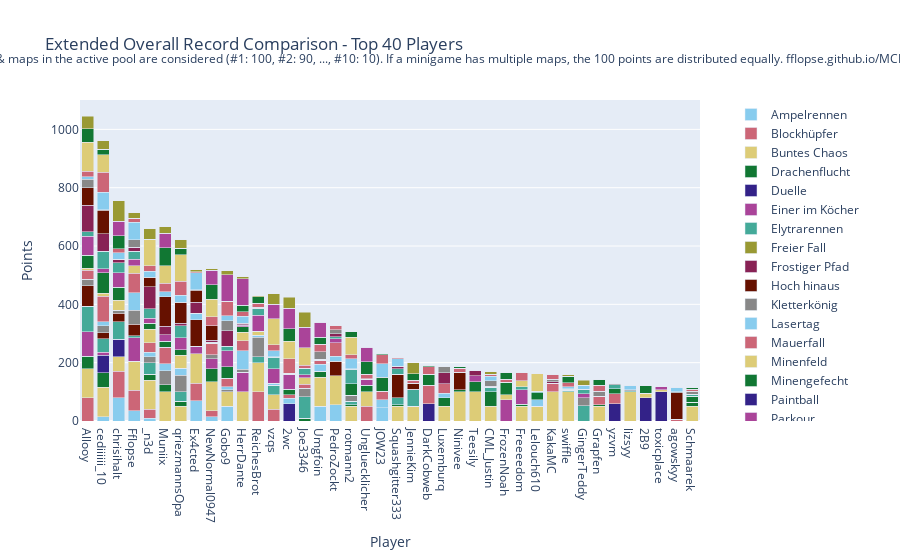

Here is the notebook cell this chart was saved with:
### Code cell
import plotly.graph_objects as go

# Sum all columns to get the total score
outDf['Total'] = outDf.sum(axis=1)

# Sort by total score and fill N/A values with 0
outDf = outDf.sort_values(by='Total', ascending=False).fillna(0)

# Crop to top 10 players
cropDf = outDf.head(40).copy()

# Drop the 'Total' column for plotting
cropDf = cropDf.drop(columns=['Total'])

# Create a color palette
color_palette = px.colors.qualitative.Safe

# Create the stacked bar plot
fig = go.Figure()

cropDf = remove_duplicate_columns(cropDf)

for column in cropDf.columns.difference(['Player']):
    fig.add_trace(go.Bar(
        x=cropDf.index,
        y=cropDf[column],
        name=column,
        marker_color=color_palette[len(fig.data) % len(color_palette)]
    ))

# Update layout
fig.update_layout(
    barmode='stack',
    title='Extended Overall Record Comparison - Top 40 Players',
    xaxis=dict(title='Player'),
    yaxis=dict(title='Points'),
    #height=800,
    #width=1000,
    legend=dict(
        x=1.05,
        y=0.5,
        traceorder='normal',
        font=dict(size=12),
        bgcolor='rgba(255, 255, 255, 0)',
        bordercolor='rgba(0, 0, 0, 0)'
    ),
    margin=dict(r=200),  # Adjust right margin to make room for the legend
    annotations=[
        dict(
            x=0.5,
            y=1.1635,
            xref='paper',
            yref='paper',
            text='Max 100 points per minigame. Records #1 through #10 of games & maps in the active pool are considered (#1: 100, #2: 90, ..., #10: 10). If a minigame has multiple maps, the 100 points are distributed equally. fflopse.github.io/MCP-Records/data-analysis/global-ranking.ipynb',
            showarrow=False,
            font=dict(size=12),
            xanchor='center'
        )
    ]
)

fig.show()

# save the plot as an html file

fig.write_html('out/ext_overall_record_comparison.html')

### Figure 1 — Plotly figure (JSON) as saved in the notebook; plotly's stock layout.template omitted (floating-point values rounded to 4 significant figures)
{"data": [{"marker": {"color": "rgb(136, 204, 238)"}, "name": "Ampelrennen", "type": "bar", "x": ["Allooy", "cediiiiii_10", "chrisihalt", "Fflopse", "_n3d", "Muniix", "qriezmannsOpa", "Ex4cted", "NewNormal0947", "Gobo9", "HerrDante", "ReichesBrot", "vzqs", "2wc", "Joe3346", "Umgfoin", "PedroZockt", "rotmann2", "Ungluecklicher", "JOW23", "Squashgitter333", "JennieKim", "DarkCobweb", "Luxemburq", "Ninivee", "Teesily", "CML_Justin", "FrozenNoah", "Freeeedom", "Lelouch610", "KakaMC", "swiffle", "GingerTeddy", "Grapfen", "yzvm", "lizsyy", "2B9", "toxicplace", "agowskyy", "Schmaarek"], "y": [0.0, 15.0, 80.0, 35.0, 10.0, 0.0, 0.0, 70.0, 15.0, 50.0, 0.0, 0.0, 0.0, 0.0, 0.0, 50.0, 55.0, 0.0, 0.0, 45.0, 0.0, 0.0, 0.0, 0.0, 0.0, 0.0, 0.0, 0.0, 0.0, 0.0, 0.0, 0.0, 0.0, 0.0, 0.0, 0.0, 0.0, 0.0, 0.0, 0.0]}, {"marker": {"color": "rgb(204, 102, 119)"}, "name": "Blockhüpfer", "type": "bar", "x": ["Allooy", "cediiiiii_10", "chrisihalt", "Fflopse", "_n3d", "Muniix", "qriezmannsOpa", "Ex4cted", "NewNormal0947", "Gobo9", "HerrDante", "ReichesBrot", "vzqs", "2wc", "Joe3346", "Umgfoin", "PedroZockt", "rotmann2", "Ungluecklicher", "JOW23", "Squashgitter333", "JennieKim", "DarkCobweb", "Luxemburq", "Ninivee", "Teesily", "CML_Justin", "FrozenNoah", "Freeeedom", "Lelouch610", "KakaMC", "swiffle", "GingerTeddy", "Grapfen", "yzvm", "lizsyy", "2B9", "toxicplace", "agowskyy", "Schmaarek"], "y": [80.0, 0.0, 90.0, 70.0, 30.0, 0.0, 0.0, 60.0, 20.0, 0.0, 0.0, 100.0, 40.0, 0.0, 0.0, 0.0, 0.0, 0.0, 50.0, 0.0, 0.0, 0.0, 0.0, 0.0, 0.0, 0.0, 0.0, 0.0, 0.0, 0.0, 0.0, 0.0, 0.0, 0.0, 0.0, 0.0, 0.0, 0.0, 0.0, 0.0]}, {"marker": {"color": "rgb(221, 204, 119)"}, "name": "Buntes Chaos", "type": "bar", "x": ["Allooy", "cediiiiii_10", "chrisihalt", "Fflopse", "_n3d", "Muniix", "qriezmannsOpa", "Ex4cted", "NewNormal0947", "Gobo9", "HerrDante", "ReichesBrot", "vzqs", "2wc", "Joe3346", "Umgfoin", "PedroZockt", "rotmann2", "Ungluecklicher", "JOW23", "Squashgitter333", "JennieKim", "DarkCobweb", "Luxemburq", "Ninivee", "Teesily", "CML_Justin", "FrozenNoah", "Freeeedom", "Lelouch610", "KakaMC", "swiffle", "GingerTeddy", "Grapfen", "yzvm", "lizsyy", "2B9", "toxicplace", "agowskyy", "Schmaarek"], "y": [100.0, 100.0, 50.0, 100.0, 100.0, 100.0, 50.0, 100.0, 100.0, 50.0, 100.0, 100.0, 50.0, 0.0, 0.0, 100.0, 100.0, 50.0, 50.0, 0.0, 50.0, 50.0, 0.0, 50.0, 100.0, 100.0, 50.0, 0.0, 50.0, 50.0, 100.0, 100.0, 0.0, 50.0, 0.0, 100.0, 0.0, 0.0, 0.0, 50.0]}, {"marker": {"color": "rgb(17, 119, 51)"}, "name": "Drachenflucht", "type": "bar", "x": ["Allooy", "cediiiiii_10", "chrisihalt", "Fflopse", "_n3d", "Muniix", "qriezmannsOpa", "Ex4cted", "NewNormal0947", "Gobo9", "HerrDante", "ReichesBrot", "vzqs", "2wc", "Joe3346", "Umgfoin", "PedroZockt", "rotmann2", "Ungluecklicher", "JOW23", "Squashgitter333", "JennieKim", "DarkCobweb", "Luxemburq", "Ninivee", "Teesily", "CML_Justin", "FrozenNoah", "Freeeedom", "Lelouch610", "KakaMC", "swiffle", "GingerTeddy", "Grapfen", "yzvm", "lizsyy", "2B9", "toxicplace", "agowskyy", "Schmaarek"], "y": [42.5, 50.0, 0.0, 0.0, 20.0, 25.0, 17.5, 0.0, 45.0, 0.0, 0.0, 0.0, 0.0, 0.0, 10.0, 20.0, 0.0, 5.0, 22.5, 0.0, 5.0, 0.0, 0.0, 30.0, 7.5, 35.0, 50.0, 0.0, 7.5, 0.0, 0.0, 0.0, 0.0, 5.0, 0.0, 0.0, 0.0, 0.0, 0.0, 15.0]}, {"marker": {"color": "rgb(51, 34, 136)"}, "name": "Duelle", "type": "bar", "x": ["Allooy", "cediiiiii_10", "chrisihalt", "Fflopse", "_n3d", "Muniix", "qriezmannsOpa", "Ex4cted", "NewNormal0947", "Gobo9", "HerrDante", "ReichesBrot", "vzqs", "2wc", "Joe3346", "Umgfoin", "PedroZockt", "rotmann2", "Ungluecklicher", "JOW23", "Squashgitter333", "JennieKim", "DarkCobweb", "Luxemburq", "Ninivee", "Teesily", "CML_Justin", "FrozenNoah", "Freeeedom", "Lelouch610", "KakaMC", "swiffle", "GingerTeddy", "Grapfen", "yzvm", "lizsyy", "2B9", "toxicplace", "agowskyy", "Schmaarek"], "y": [0.0, 60.0, 60.0, 0.0, 0.0, 0.0, 0.0, 0.0, 0.0, 0.0, 0.0, 0.0, 0.0, 60.0, 0.0, 0.0, 0.0, 0.0, 0.0, 0.0, 0.0, 0.0, 60.0, 0.0, 0.0, 0.0, 0.0, 0.0, 0.0, 0.0, 0.0, 0.0, 0.0, 0.0, 60.0, 0.0, 80.0, 100.0, 0.0, 0.0]}, {"marker": {"color": "rgb(170, 68, 153)"}, "name": "Einer im Köcher", "type": "bar", "x": ["Allooy", "cediiiiii_10", "chrisihalt", "Fflopse", "_n3d", "Muniix", "qriezmannsOpa", "Ex4cted", "NewNormal0947", "Gobo9", "HerrDante", "ReichesBrot", "vzqs", "2wc", "Joe3346", "Umgfoin", "PedroZockt", "rotmann2", "Ungluecklicher", "JOW23", "Squashgitter333", "JennieKim", "DarkCobweb", "Luxemburq", "Ninivee", "Teesily", "CML_Justin", "FrozenNoah", "Freeeedom", "Lelouch610", "KakaMC", "swiffle", "GingerTeddy", "Grapfen", "yzvm", "lizsyy", "2B9", "toxicplace", "agowskyy", "Schmaarek"], "y": [83.33, 10.0, 0.0, 80.0, 0.0, 0.0, 0.0, 26.67, 33.33, 0.0, 66.67, 0.0, 0.0, 0.0, 0.0, 0.0, 0.0, 0.0, 20.0, 0.0, 0.0, 0.0, 0.0, 0.0, 0.0, 20.0, 0.0, 73.33, 50.0, 0.0, 0.0, 0.0, 0.0, 0.0, 0.0, 0.0, 0.0, 0.0, 0.0, 0.0]}, {"marker": {"color": "rgb(68, 170, 153)"}, "name": "Elytrarennen", "type": "bar", "x": ["Allooy", "cediiiiii_10", "chrisihalt", "Fflopse", "_n3d", "Muniix", "qriezmannsOpa", "Ex4cted", "NewNormal0947", "Gobo9", "HerrDante", "ReichesBrot", "vzqs", "2wc", "Joe3346", "Umgfoin", "PedroZockt", "rotmann2", "Ungluecklicher", "JOW23", "Squashgitter333", "JennieKim", "DarkCobweb", "Luxemburq", "Ninivee", "Teesily", "CML_Justin", "FrozenNoah", "Freeeedom", "Lelouch610", "KakaMC", "swiffle", "GingerTeddy", "Grapfen", "yzvm", "lizsyy", "2B9", "toxicplace", "agowskyy", "Schmaarek"], "y": [87.5, 47.5, 60.0, 7.5, 40.0, 0.0, 32.5, 0.0, 0.0, 0.0, 0.0, 20.0, 32.5, 0.0, 72.5, 0.0, 0.0, 12.5, 0.0, 0.0, 25.0, 0.0, 0.0, 0.0, 0.0, 0.0, 15.0, 0.0, 10.0, 0.0, 0.0, 5.0, 52.5, 0.0, 0.0, 0.0, 0.0, 0.0, 0.0, 0.0]}, {"marker": {"color": "rgb(153, 153, 51)"}, "name": "Freier Fall", "type": "bar", "x": ["Allooy", "cediiiiii_10", "chrisihalt", "Fflopse", "_n3d", "Muniix", "qriezmannsOpa", "Ex4cted", "NewNormal0947", "Gobo9", "HerrDante", "ReichesBrot", "vzqs", "2wc", "Joe3346", "Umgfoin", "PedroZockt", "rotmann2", "Ungluecklicher", "JOW23", "Squashgitter333", "JennieKim", "DarkCobweb", "Luxemburq", "Ninivee", "Teesily", "CML_Justin", "FrozenNoah", "Freeeedom", "Lelouch610", "KakaMC", "swiffle", "GingerTeddy", "Grapfen", "yzvm", "lizsyy", "2B9", "toxicplace", "agowskyy", "Schmaarek"], "y": [0.0, 0.0, 0.0, 0.0, 0.0, 0.0, 0.0, 0.0, 0.0, 0.0, 0.0, 0.0, 0.0, 0.0, 0.0, 0.0, 0.0, 0.0, 0.0, 0.0, 0.0, 0.0, 0.0, 0.0, 0.0, 0.0, 0.0, 0.0, 0.0, 0.0, 0.0, 0.0, 0.0, 0.0, 0.0, 0.0, 0.0, 0.0, 0.0, 0.0]}, {"marker": {"color": "rgb(136, 34, 85)"}, "name": "Frostiger Pfad", "type": "bar", "x": ["Allooy", "cediiiiii_10", "chrisihalt", "Fflopse", "_n3d", "Muniix", "qriezmannsOpa", "Ex4cted", "NewNormal0947", "Gobo9", "HerrDante", "ReichesBrot", "vzqs", "2wc", "Joe3346", "Umgfoin", "PedroZockt", "rotmann2", "Ungluecklicher", "JOW23", "Squashgitter333", "JennieKim", "DarkCobweb", "Luxemburq", "Ninivee", "Teesily", "CML_Justin", "FrozenNoah", "Freeeedom", "Lelouch610", "KakaMC", "swiffle", "GingerTeddy", "Grapfen", "yzvm", "lizsyy", "2B9", "toxicplace", "agowskyy", "Schmaarek"], "y": [0.0, 0.0, 0.0, 0.0, 0.0, 0.0, 0.0, 0.0, 0.0, 0.0, 0.0, 0.0, 0.0, 0.0, 0.0, 0.0, 0.0, 0.0, 0.0, 0.0, 0.0, 0.0, 0.0, 0.0, 0.0, 0.0, 0.0, 0.0, 0.0, 0.0, 0.0, 0.0, 0.0, 0.0, 0.0, 0.0, 0.0, 0.0, 0.0, 0.0]}, {"marker": {"color": "rgb(102, 17, 0)"}, "name": "Hoch hinaus", "type": "bar", "x": ["Allooy", "cediiiiii_10", "chrisihalt", "Fflopse", "_n3d", "Muniix", "qriezmannsOpa", "Ex4cted", "NewNormal0947", "Gobo9", "HerrDante", "ReichesBrot", "vzqs", "2wc", "Joe3346", "Umgfoin", "PedroZockt", "rotmann2", "Ungluecklicher", "JOW23", "Squashgitter333", "JennieKim", "DarkCobweb", "Luxemburq", "Ninivee", "Teesily", "CML_Justin", "FrozenNoah", "Freeeedom", "Lelouch610", "KakaMC", "swiffle", "GingerTeddy", "Grapfen", "yzvm", "lizsyy", "2B9", "toxicplace", "agowskyy", "Schmaarek"], "y": [70.0, 20.0, 30.0, 40.0, 0.0, 0.0, 0.0, 90.0, 0.0, 0.0, 0.0, 0.0, 0.0, 0.0, 0.0, 0.0, 50.0, 0.0, 0.0, 0.0, 80.0, 0.0, 0.0, 0.0, 60.0, 0.0, 0.0, 0.0, 0.0, 0.0, 0.0, 0.0, 0.0, 0.0, 0.0, 0.0, 0.0, 0.0, 0.0, 0.0]}, {"marker": {"color": "rgb(136, 136, 136)"}, "name": "Kletterkönig", "type": "bar", "x": ["Allooy", "cediiiiii_10", "chrisihalt", "Fflopse", "_n3d", "Muniix", "qriezmannsOpa", "Ex4cted", "NewNormal0947", "Gobo9", "HerrDante", "ReichesBrot", "vzqs", "2wc", "Joe3346", "Umgfoin", "PedroZockt", "rotmann2", "Ungluecklicher", "JOW23", "Squashgitter333", "JennieKim", "DarkCobweb", "Luxemburq", "Ninivee", "Teesily", "CML_Justin", "FrozenNoah", "Freeeedom", "Lelouch610", "KakaMC", "swiffle", "GingerTeddy", "Grapfen", "yzvm", "lizsyy", "2B9", "toxicplace", "agowskyy", "Schmaarek"], "y": [23.33, 23.33, 10.0, 46.67, 20.0, 46.67, 56.67, 0.0, 13.33, 6.667, 10.0, 66.67, 0.0, 0.0, 30.0, 0.0, 0.0, 20.0, 0.0, 0.0, 0.0, 0.0, 0.0, 0.0, 0.0, 0.0, 0.0, 0.0, 0.0, 0.0, 0.0, 0.0, 26.67, 0.0, 0.0, 0.0, 0.0, 0.0, 0.0, 0.0]}, {"marker": {"color": "rgb(136, 204, 238)"}, "name": "Lasertag", "type": "bar", "x": ["Allooy", "cediiiiii_10", "chrisihalt", "Fflopse", "_n3d", "Muniix", "qriezmannsOpa", "Ex4cted", "NewNormal0947", "Gobo9", "HerrDante", "ReichesBrot", "vzqs", "2wc", "Joe3346", "Umgfoin", "PedroZockt", "rotmann2", "Ungluecklicher", "JOW23", "Squashgitter333", "JennieKim", "DarkCobweb", "Luxemburq", "Ninivee", "Teesily", "CML_Justin", "FrozenNoah", "Freeeedom", "Lelouch610", "KakaMC", "swiffle", "GingerTeddy", "Grapfen", "yzvm", "lizsyy", "2B9", "toxicplace", "agowskyy", "Schmaarek"], "y": [0.0, 15.0, 0.0, 60.0, 15.0, 25.0, 25.0, 22.5, 0.0, 10.0, 65.0, 7.5, 7.5, 17.5, 0.0, 25.0, 17.5, 0.0, 0.0, 27.5, 0.0, 0.0, 0.0, 15.0, 0.0, 0.0, 0.0, 0.0, 0.0, 22.5, 0.0, 0.0, 0.0, 0.0, 0.0, 0.0, 0.0, 0.0, 0.0, 0.0]}, {"marker": {"color": "rgb(204, 102, 119)"}, "name": "Mauerfall", "type": "bar", "x": ["Allooy", "cediiiiii_10", "chrisihalt", "Fflopse", "_n3d", "Muniix", "qriezmannsOpa", "Ex4cted", "NewNormal0947", "Gobo9", "HerrDante", "ReichesBrot", "vzqs", "2wc", "Joe3346", "Umgfoin", "PedroZockt", "rotmann2", "Ungluecklicher", "JOW23", "Squashgitter333", "JennieKim", "DarkCobweb", "Luxemburq", "Ninivee", "Teesily", "CML_Justin", "FrozenNoah", "Freeeedom", "Lelouch610", "KakaMC", "swiffle", "GingerTeddy", "Grapfen", "yzvm", "lizsyy", "2B9", "toxicplace", "agowskyy", "Schmaarek"], "y": [30.0, 86.67, 0.0, 66.67, 33.33, 56.67, 0.0, 0.0, 40.0, 30.0, 33.33, 0.0, 0.0, 13.33, 13.33, 13.33, 46.67, 0.0, 0.0, 30.0, 0.0, 0.0, 63.33, 33.33, 13.33, 0.0, 0.0, 0.0, 0.0, 0.0, 30.0, 0.0, 0.0, 30.0, 33.33, 0.0, 0.0, 0.0, 6.667, 0.0]}, {"marker": {"color": "rgb(221, 204, 119)"}, "name": "Minenfeld", "type": "bar", "x": ["Allooy", "cediiiiii_10", "chrisihalt", "Fflopse", "_n3d", "Muniix", "qriezmannsOpa", "Ex4cted", "NewNormal0947", "Gobo9", "HerrDante", "ReichesBrot", "vzqs", "2wc", "Joe3346", "Umgfoin", "PedroZockt", "rotmann2", "Ungluecklicher", "JOW23", "Squashgitter333", "JennieKim", "DarkCobweb", "Luxemburq", "Ninivee", "Teesily", "CML_Justin", "FrozenNoah", "Freeeedom", "Lelouch610", "KakaMC", "swiffle", "GingerTeddy", "Grapfen", "yzvm", "lizsyy", "2B9", "toxicplace", "agowskyy", "Schmaarek"], "y": [6.667, 10.0, 33.33, 26.67, 46.67, 0.0, 43.33, 0.0, 0.0, 0.0, 30.0, 13.33, 0.0, 0.0, 23.33, 0.0, 0.0, 0.0, 0.0, 0.0, 0.0, 0.0, 0.0, 0.0, 0.0, 0.0, 0.0, 16.67, 20.0, 0.0, 0.0, 0.0, 0.0, 0.0, 0.0, 0.0, 13.33, 6.667, 0.0, 0.0]}, {"marker": {"color": "rgb(17, 119, 51)"}, "name": "Minengefecht", "type": "bar", "x": ["Allooy", "cediiiiii_10", "chrisihalt", "Fflopse", "_n3d", "Muniix", "qriezmannsOpa", "Ex4cted", "NewNormal0947", "Gobo9", "HerrDante", "ReichesBrot", "vzqs", "2wc", "Joe3346", "Umgfoin", "PedroZockt", "rotmann2", "Ungluecklicher", "JOW23", "Squashgitter333", "JennieKim", "DarkCobweb", "Luxemburq", "Ninivee", "Teesily", "CML_Justin", "FrozenNoah", "Freeeedom", "Lelouch610", "KakaMC", "swiffle", "GingerTeddy", "Grapfen", "yzvm", "lizsyy", "2B9", "toxicplace", "agowskyy", "Schmaarek"], "y": [45.0, 70.0, 45.0, 0.0, 20.0, 20.0, 20.0, 0.0, 0.0, 40.0, 17.5, 0.0, 0.0, 17.5, 0.0, 0.0, 0.0, 40.0, 0.0, 45.0, 0.0, 0.0, 37.5, 0.0, 0.0, 0.0, 0.0, 42.5, 0.0, 25.0, 0.0, 0.0, 0.0, 0.0, 17.5, 0.0, 0.0, 0.0, 0.0, 20.0]}, {"marker": {"color": "rgb(51, 34, 136)"}, "name": "Paintball", "type": "bar", "x": ["Allooy", "cediiiiii_10", "chrisihalt", "Fflopse", "_n3d", "Muniix", "qriezmannsOpa", "Ex4cted", "NewNormal0947", "Gobo9", "HerrDante", "ReichesBrot", "vzqs", "2wc", "Joe3346", "Umgfoin", "PedroZockt", "rotmann2", "Ungluecklicher", "JOW23", "Squashgitter333", "JennieKim", "DarkCobweb", "Luxemburq", "Ninivee", "Teesily", "CML_Justin", "FrozenNoah", "Freeeedom", "Lelouch610", "KakaMC", "swiffle", "GingerTeddy", "Grapfen", "yzvm", "lizsyy", "2B9", "toxicplace", "agowskyy", "Schmaarek"], "y": [0.0, 0.0, 0.0, 0.0, 0.0, 0.0, 0.0, 0.0, 0.0, 0.0, 0.0, 0.0, 0.0, 0.0, 0.0, 0.0, 0.0, 0.0, 0.0, 0.0, 0.0, 0.0, 0.0, 0.0, 0.0, 0.0, 0.0, 0.0, 0.0, 0.0, 0.0, 0.0, 0.0, 0.0, 0.0, 0.0, 0.0, 0.0, 0.0, 0.0]}, {"marker": {"color": "rgb(170, 68, 153)"}, "name": "Parkour", "type": "bar", "x": ["Allooy", "cediiiiii_10", "chrisihalt", "Fflopse", "_n3d", "Muniix", "qriezmannsOpa", "Ex4cted", "NewNormal0947", "Gobo9", "HerrDante", "ReichesBrot", "vzqs", "2wc", "Joe3346", "Umgfoin", "PedroZockt", "rotmann2", "Ungluecklicher", "JOW23", "Squashgitter333", "JennieKim", "DarkCobweb", "Luxemburq", "Ninivee", "Teesily", "CML_Justin", "FrozenNoah", "Freeeedom", "Lelouch610", "KakaMC", "swiffle", "GingerTeddy", "Grapfen", "yzvm", "lizsyy", "2B9", "toxicplace", "agowskyy", "Schmaarek"], "y": [65.0, 15.0, 50.0, 22.5, 17.5, 22.5, 40.0, 0.0, 0.0, 55.0, 5.0, 55.0, 50.0, 52.5, 10.0, 0.0, 12.5, 0.0, 0.0, 0.0, 0.0, 0.0, 0.0, 0.0, 0.0, 0.0, 0.0, 0.0, 0.0, 0.0, 0.0, 0.0, 15.0, 0.0, 0.0, 0.0, 0.0, 10.0, 0.0, 0.0]}, {"marker": {"color": "rgb(68, 170, 153)"}, "name": "Pferderennen", "type": "bar", "x": ["Allooy", "cediiiiii_10", "chrisihalt", "Fflopse", "_n3d", "Muniix", "qriezmannsOpa", "Ex4cted", "NewNormal0947", "Gobo9", "HerrDante", "ReichesBrot", "vzqs", "2wc", "Joe3346", "Umgfoin", "PedroZockt", "rotmann2", "Ungluecklicher", "JOW23", "Squashgitter333", "JennieKim", "DarkCobweb", "Luxemburq", "Ninivee", "Teesily", "CML_Justin", "FrozenNoah", "Freeeedom", "Lelouch610", "KakaMC", "swiffle", "GingerTeddy", "Grapfen", "yzvm", "lizsyy", "2B9", "toxicplace", "agowskyy", "Schmaarek"], "y": [15.0, 60.0, 35.0, 26.67, 31.67, 0.0, 41.67, 0.0, 3.333, 15.0, 3.333, 21.67, 38.33, 0.0, 21.67, 3.333, 6.667, 50.0, 0.0, 0.0, 20.0, 56.67, 0.0, 0.0, 0.0, 0.0, 0.0, 0.0, 0.0, 3.333, 0.0, 3.333, 15.0, 0.0, 13.33, 3.333, 0.0, 0.0, 0.0, 6.667]}, {"marker": {"color": "rgb(153, 153, 51)"}, "name": "Reihenfolge", "type": "bar", "x": ["Allooy", "cediiiiii_10", "chrisihalt", "Fflopse", "_n3d", "Muniix", "qriezmannsOpa", "Ex4cted", "NewNormal0947", "Gobo9", "HerrDante", "ReichesBrot", "vzqs", "2wc", "Joe3346", "Umgfoin", "PedroZockt", "rotmann2", "Ungluecklicher", "JOW23", "Squashgitter333", "JennieKim", "DarkCobweb", "Luxemburq", "Ninivee", "Teesily", "CML_Justin", "FrozenNoah", "Freeeedom", "Lelouch610", "KakaMC", "swiffle", "GingerTeddy", "Grapfen", "yzvm", "lizsyy", "2B9", "toxicplace", "agowskyy", "Schmaarek"], "y": [0.0, 0.0, 0.0, 0.0, 0.0, 0.0, 0.0, 0.0, 0.0, 0.0, 0.0, 0.0, 0.0, 0.0, 0.0, 0.0, 0.0, 0.0, 0.0, 0.0, 0.0, 0.0, 0.0, 0.0, 0.0, 0.0, 0.0, 0.0, 0.0, 0.0, 0.0, 0.0, 0.0, 0.0, 0.0, 0.0, 0.0, 0.0, 0.0, 0.0]}, {"marker": {"color": "rgb(136, 34, 85)"}, "name": "Replika", "type": "bar", "x": ["Allooy", "cediiiiii_10", "chrisihalt", "Fflopse", "_n3d", "Muniix", "qriezmannsOpa", "Ex4cted", "NewNormal0947", "Gobo9", "HerrDante", "ReichesBrot", "vzqs", "2wc", "Joe3346", "Umgfoin", "PedroZockt", "rotmann2", "Ungluecklicher", "JOW23", "Squashgitter333", "JennieKim", "DarkCobweb", "Luxemburq", "Ninivee", "Teesily", "CML_Justin", "FrozenNoah", "Freeeedom", "Lelouch610", "KakaMC", "swiffle", "GingerTeddy", "Grapfen", "yzvm", "lizsyy", "2B9", "toxicplace", "agowskyy", "Schmaarek"], "y": [92.12, 59.58, 11.53, 14.92, 77.03, 29.66, 8.983, 38.73, 6.695, 53.56, 2.881, 2.966, 1.949, 2.542, 0.4237, 0.0, 10.93, 1.017, 0.1695, 0.5085, 8.39, 2.288, 0.0, 37.71, 0.0, 18.56, 3.983, 0.0, 0.8475, 0.7627, 4.237, 1.525, 0.2542, 0.0, 0.0, 0.8475, 0.0, 0.0, 0.0, 0.0]}, {"marker": {"color": "rgb(102, 17, 0)"}, "name": "Runterpurzeln", "type": "bar", "x": ["Allooy", "cediiiiii_10", "chrisihalt", "Fflopse", "_n3d", "Muniix", "qriezmannsOpa", "Ex4cted", "NewNormal0947", "Gobo9", "HerrDante", "ReichesBrot", "vzqs", "2wc", "Joe3346", "Umgfoin", "PedroZockt", "rotmann2", "Ungluecklicher", "JOW23", "Squashgitter333", "JennieKim", "DarkCobweb", "Luxemburq", "Ninivee", "Teesily", "CML_Justin", "FrozenNoah", "Freeeedom", "Lelouch610", "KakaMC", "swiffle", "GingerTeddy", "Grapfen", "yzvm", "lizsyy", "2B9", "toxicplace", "agowskyy", "Schmaarek"], "y": [60.0, 80.0, 0.0, 0.0, 30.0, 100.0, 70.0, 40.0, 50.0, 0.0, 0.0, 0.0, 0.0, 0.0, 0.0, 0.0, 0.0, 0.0, 0.0, 0.0, 0.0, 20.0, 0.0, 0.0, 0.0, 0.0, 0.0, 0.0, 0.0, 0.0, 0.0, 0.0, 0.0, 0.0, 0.0, 0.0, 0.0, 0.0, 90.0, 0.0]}, {"marker": {"color": "rgb(136, 136, 136)"}, "name": "Sammelwahn", "type": "bar", "x": ["Allooy", "cediiiiii_10", "chrisihalt", "Fflopse", "_n3d", "Muniix", "qriezmannsOpa", "Ex4cted", "NewNormal0947", "Gobo9", "HerrDante", "ReichesBrot", "vzqs", "2wc", "Joe3346", "Umgfoin", "PedroZockt", "rotmann2", "Ungluecklicher", "JOW23", "Squashgitter333", "JennieKim", "DarkCobweb", "Luxemburq", "Ninivee", "Teesily", "CML_Justin", "FrozenNoah", "Freeeedom", "Lelouch610", "KakaMC", "swiffle", "GingerTeddy", "Grapfen", "yzvm", "lizsyy", "2B9", "toxicplace", "agowskyy", "Schmaarek"], "y": [27.86, 2.143, 0.0, 25.0, 1.667, 0.7143, 0.7143, 2.381, 0.0, 33.33, 0.7143, 3.333, 0.7143, 0.0, 0.0, 26.19, 13.33, 0.0, 1.667, 1.667, 0.0, 0.0, 0.0, 21.43, 0.0, 0.7143, 19.76, 0.7143, 0.0, 0.0, 9.524, 0.0, 0.0, 17.86, 5.476, 3.571, 2.381, 0.0, 4.286, 10.95]}, {"marker": {"color": "rgb(136, 204, 238)"}, "name": "Schießstand", "type": "bar", "x": ["Allooy", "cediiiiii_10", "chrisihalt", "Fflopse", "_n3d", "Muniix", "qriezmannsOpa", "Ex4cted", "NewNormal0947", "Gobo9", "HerrDante", "ReichesBrot", "vzqs", "2wc", "Joe3346", "Umgfoin", "PedroZockt", "rotmann2", "Ungluecklicher", "JOW23", "Squashgitter333", "JennieKim", "DarkCobweb", "Luxemburq", "Ninivee", "Teesily", "CML_Justin", "FrozenNoah", "Freeeedom", "Lelouch610", "KakaMC", "swiffle", "GingerTeddy", "Grapfen", "yzvm", "lizsyy", "2B9", "toxicplace", "agowskyy", "Schmaarek"], "y": [10.0, 60.0, 22.5, 60.0, 20.0, 17.5, 25.0, 57.5, 0.0, 17.5, 25.0, 0.0, 20.0, 0.0, 0.0, 0.0, 0.0, 35.0, 0.0, 47.5, 25.0, 0.0, 0.0, 0.0, 0.0, 0.0, 15.0, 0.0, 0.0, 0.0, 0.0, 7.5, 12.5, 0.0, 0.0, 15.0, 0.0, 0.0, 15.0, 0.0]}, {"marker": {"color": "rgb(204, 102, 119)"}, "name": "Skywars", "type": "bar", "x": ["Allooy", "cediiiiii_10", "chrisihalt", "Fflopse", "_n3d", "Muniix", "qriezmannsOpa", "Ex4cted", "NewNormal0947", "Gobo9", "HerrDante", "ReichesBrot", "vzqs", "2wc", "Joe3346", "Umgfoin", "PedroZockt", "rotmann2", "Ungluecklicher", "JOW23", "Squashgitter333", "JennieKim", "DarkCobweb", "Luxemburq", "Ninivee", "Teesily", "CML_Justin", "FrozenNoah", "Freeeedom", "Lelouch610", "KakaMC", "swiffle", "GingerTeddy", "Grapfen", "yzvm", "lizsyy", "2B9", "toxicplace", "agowskyy", "Schmaarek"], "y": [18.33, 68.33, 13.33, 13.33, 20.0, 28.33, 48.33, 3.333, 30.0, 50.0, 15.0, 13.33, 20.0, 50.0, 10.0, 25.0, 13.33, 13.33, 16.67, 30.0, 3.333, 10.0, 25.0, 0.0, 0.0, 0.0, 6.667, 10.0, 26.67, 0.0, 16.67, 13.33, 0.0, 20.0, 0.0, 0.0, 0.0, 0.0, 0.0, 6.667]}, {"marker": {"color": "rgb(221, 204, 119)"}, "name": "Spleef", "type": "bar", "x": ["Allooy", "cediiiiii_10", "chrisihalt", "Fflopse", "_n3d", "Muniix", "qriezmannsOpa", "Ex4cted", "NewNormal0947", "Gobo9", "HerrDante", "ReichesBrot", "vzqs", "2wc", "Joe3346", "Umgfoin", "PedroZockt", "rotmann2", "Ungluecklicher", "JOW23", "Squashgitter333", "JennieKim", "DarkCobweb", "Luxemburq", "Ninivee", "Teesily", "CML_Justin", "FrozenNoah", "Freeeedom", "Lelouch610", "KakaMC", "swiffle", "GingerTeddy", "Grapfen", "yzvm", "lizsyy", "2B9", "toxicplace", "agowskyy", "Schmaarek"], "y": [100.0, 60.0, 0.0, 0.0, 90.0, 60.0, 90.0, 0.0, 60.0, 0.0, 0.0, 0.0, 90.0, 60.0, 60.0, 0.0, 0.0, 60.0, 0.0, 0.0, 0.0, 0.0, 0.0, 0.0, 0.0, 0.0, 0.0, 0.0, 0.0, 60.0, 0.0, 0.0, 0.0, 0.0, 0.0, 0.0, 0.0, 0.0, 0.0, 0.0]}, {"marker": {"color": "rgb(17, 119, 51)"}, "name": "Survivalgames", "type": "bar", "x": ["Allooy", "cediiiiii_10", "chrisihalt", "Fflopse", "_n3d", "Muniix", "qriezmannsOpa", "Ex4cted", "NewNormal0947", "Gobo9", "HerrDante", "ReichesBrot", "vzqs", "2wc", "Joe3346", "Umgfoin", "PedroZockt", "rotmann2", "Ungluecklicher", "JOW23", "Squashgitter333", "JennieKim", "DarkCobweb", "Luxemburq", "Ninivee", "Teesily", "CML_Justin", "FrozenNoah", "Freeeedom", "Lelouch610", "KakaMC", "swiffle", "GingerTeddy", "Grapfen", "yzvm", "lizsyy", "2B9", "toxicplace", "agowskyy", "Schmaarek"], "y": [45.0, 20.0, 45.0, 0.0, 0.0, 62.5, 22.5, 0.0, 50.0, 0.0, 22.5, 22.5, 0.0, 42.5, 0.0, 25.0, 0.0, 20.0, 42.5, 5.0, 0.0, 22.5, 5.0, 0.0, 5.0, 0.0, 0.0, 22.5, 0.0, 0.0, 0.0, 22.5, 0.0, 20.0, 0.0, 0.0, 25.0, 0.0, 0.0, 5.0]}, {"marker": {"color": "rgb(51, 34, 136)"}, "name": "Todeswürfel", "type": "bar", "x": ["Allooy", "cediiiiii_10", "chrisihalt", "Fflopse", "_n3d", "Muniix", "qriezmannsOpa", "Ex4cted", "NewNormal0947", "Gobo9", "HerrDante", "ReichesBrot", "vzqs", "2wc", "Joe3346", "Umgfoin", "PedroZockt", "rotmann2", "Ungluecklicher", "JOW23", "Squashgitter333", "JennieKim", "DarkCobweb", "Luxemburq", "Ninivee", "Teesily", "CML_Justin", "FrozenNoah", "Freeeedom", "Lelouch610", "KakaMC", "swiffle", "GingerTeddy", "Grapfen", "yzvm", "lizsyy", "2B9", "toxicplace", "agowskyy", "Schmaarek"], "y": [0.0, 0.0, 0.0, 0.0, 0.0, 0.0, 0.0, 0.0, 0.0, 0.0, 0.0, 0.0, 0.0, 0.0, 0.0, 0.0, 0.0, 0.0, 0.0, 0.0, 0.0, 0.0, 0.0, 0.0, 0.0, 0.0, 0.0, 0.0, 0.0, 0.0, 0.0, 0.0, 0.0, 0.0, 0.0, 0.0, 0.0, 0.0, 0.0, 0.0]}, {"marker": {"color": "rgb(170, 68, 153)"}, "name": "Turmroulette", "type": "bar", "x": ["Allooy", "cediiiiii_10", "chrisihalt", "Fflopse", "_n3d", "Muniix", "qriezmannsOpa", "Ex4cted", "NewNormal0947", "Gobo9", "HerrDante", "ReichesBrot", "vzqs", "2wc", "Joe3346", "Umgfoin", "PedroZockt", "rotmann2", "Ungluecklicher", "JOW23", "Squashgitter333", "JennieKim", "DarkCobweb", "Luxemburq", "Ninivee", "Teesily", "CML_Justin", "FrozenNoah", "Freeeedom", "Lelouch610", "KakaMC", "swiffle", "GingerTeddy", "Grapfen", "yzvm", "lizsyy", "2B9", "toxicplace", "agowskyy", "Schmaarek"], "y": [0.0, 0.0, 50.0, 0.0, 0.0, 50.0, 0.0, 0.0, 50.0, 90.0, 90.0, 0.0, 50.0, 70.0, 70.0, 50.0, 0.0, 0.0, 50.0, 0.0, 0.0, 0.0, 0.0, 0.0, 0.0, 0.0, 0.0, 0.0, 0.0, 0.0, 0.0, 0.0, 0.0, 0.0, 0.0, 0.0, 0.0, 0.0, 0.0, 0.0]}, {"marker": {"color": "rgb(68, 170, 153)"}, "name": "Waffenfolge", "type": "bar", "x": ["Allooy", "cediiiiii_10", "chrisihalt", "Fflopse", "_n3d", "Muniix", "qriezmannsOpa", "Ex4cted", "NewNormal0947", "Gobo9", "HerrDante", "ReichesBrot", "vzqs", "2wc", "Joe3346", "Umgfoin", "PedroZockt", "rotmann2", "Ungluecklicher", "JOW23", "Squashgitter333", "JennieKim", "DarkCobweb", "Luxemburq", "Ninivee", "Teesily", "CML_Justin", "FrozenNoah", "Freeeedom", "Lelouch610", "KakaMC", "swiffle", "GingerTeddy", "Grapfen", "yzvm", "lizsyy", "2B9", "toxicplace", "agowskyy", "Schmaarek"], "y": [0.0, 0.0, 0.0, 0.0, 0.0, 0.0, 0.0, 0.0, 0.0, 0.0, 0.0, 0.0, 0.0, 0.0, 0.0, 0.0, 0.0, 0.0, 0.0, 0.0, 0.0, 0.0, 0.0, 0.0, 0.0, 0.0, 0.0, 0.0, 0.0, 0.0, 0.0, 0.0, 0.0, 0.0, 0.0, 0.0, 0.0, 0.0, 0.0, 0.0]}, {"marker": {"color": "rgb(153, 153, 51)"}, "name": "Wettrennen", "type": "bar", "x": ["Allooy", "cediiiiii_10", "chrisihalt", "Fflopse", "_n3d", "Muniix", "qriezmannsOpa", "Ex4cted", "NewNormal0947", "Gobo9", "HerrDante", "ReichesBrot", "vzqs", "2wc", "Joe3346", "Umgfoin", "PedroZockt", "rotmann2", "Ungluecklicher", "JOW23", "Squashgitter333", "JennieKim", "DarkCobweb", "Luxemburq", "Ninivee", "Teesily", "CML_Justin", "FrozenNoah", "Freeeedom", "Lelouch610", "KakaMC", "swiffle", "GingerTeddy", "Grapfen", "yzvm", "lizsyy", "2B9", "toxicplace", "agowskyy", "Schmaarek"], "y": [44.0, 28.0, 70.0, 20.0, 36.0, 22.0, 30.0, 8.0, 6.0, 14.0, 8.0, 4.0, 36.0, 38.0, 52.0, 0.0, 0.0, 0.0, 0.0, 0.0, 0.0, 38.0, 0.0, 0.0, 0.0, 0.0, 8.0, 0.0, 0.0, 0.0, 0.0, 6.0, 18.0, 0.0, 0.0, 0.0, 0.0, 0.0, 0.0, 0.0]}], "layout": {"annotations": [{"font": {"size": 12}, "showarrow": false, "text": "Max 100 points per minigame. Records #1 through #10 of games & maps in the active pool are considered (#1: 100, #2: 90, ..., #10: 10). If a minigame has multiple maps, the 100 points are distributed equally. fflopse.github.io/MCP-Records/data-analysis/global-ranking.ipynb", "x": 0.5, "xanchor": "center", "xref": "paper", "y": 1.163, "yref": "paper"}], "barmode": "stack", "legend": {"bgcolor": "rgba(255, 255, 255, 0)", "bordercolor": "rgba(0, 0, 0, 0)", "font": {"size": 12}, "traceorder": "normal", "x": 1.05, "y": 0.5}, "margin": {"r": 200}, "title": {"text": "Extended Overall Record Comparison - Top 40 Players"}, "xaxis": {"title": {"text": "Player"}}, "yaxis": {"title": {"text": "Points"}}}}
